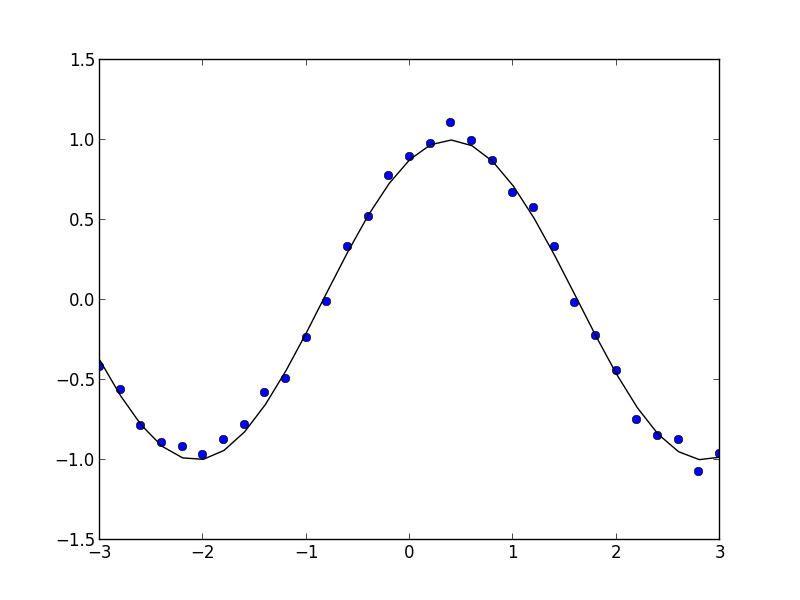

Here is the Python script that generated this plot:
#!/usr/bin/env python
import numpy as np, os
from matplotlib import pyplot as plt
from pymicro.math.fitting import fit

if __name__ == '__main__':
  '''Basic curve fitting example.'''
  x = np.linspace(-3.0, 3.0, 31)
  print x
  # generate some noisy data
  np.random.seed(13)
  y = np.cos(4*x/np.pi - 0.5) + 0.05*np.random.randn(len(x))

  F = fit(y, x, fit_type='Cosine')
  plt.plot(x, y, 'bo')
  plt.plot(x, F(x), 'k-')
  plt.xlim(-3, 3)

  image_name = os.path.splitext(__file__)[0] + '.png'
  print 'writting %s' % image_name
  plt.savefig(image_name, format='png')

  from matplotlib import image
  image.thumbnail(image_name, 'thumb_' + image_name, 0.2)
